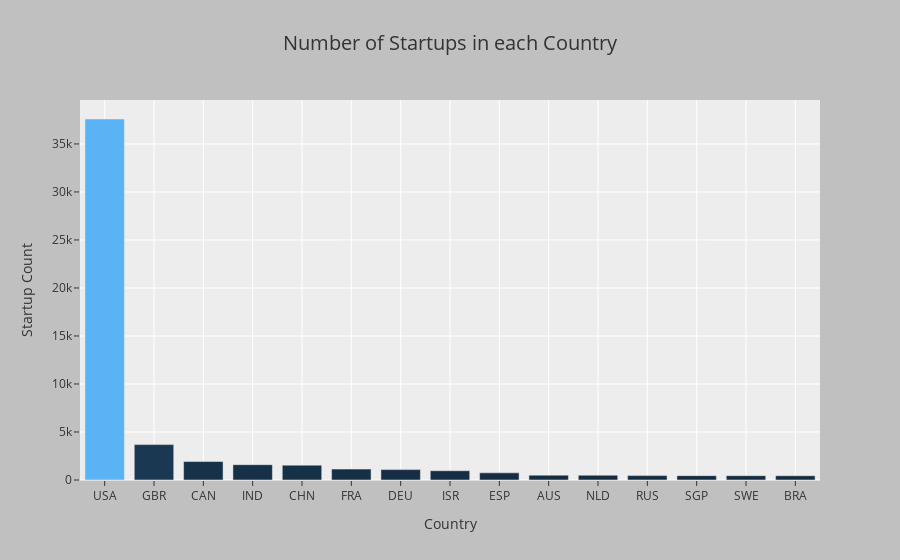

Here is the notebook cell this chart was saved with:
### Code cell
fig_country = go.Figure()


# Define a custom greens colorscale with shades of green
colorscale = [[i / 15, f'rgba(0, {int(176 - (i * (176 / 15)))}, 0, {0.5 + (i / 30)})'] for i in range(15)]

# Create the bar plot
fig_country = go.Figure(go.Bar(
    x=clean_startup_info['country_code'].value_counts().index[:15],
    y=clean_startup_info['country_code'].value_counts()[:15],
    hovertemplate='<br><b>Country</b>: %{x}'+'<br><i>Startup count</i>: %{y}',
    marker=dict(color=clean_startup_info['country_code'].value_counts()[:15], colorscale=colorscale)
))


fig_country.update_layout(title="Number of Startups in each Country",
                             xaxis_title="Country", yaxis_title="Startup Count",title_x=0.5, paper_bgcolor="silver",
                             title_font_size=20)
fig_country.show()

### Figure 1 — Plotly figure (JSON) as saved in the notebook; plotly's stock layout.template omitted (floating-point values rounded to 4 significant figures)
{"data": [{"hovertemplate": "<br><b>Country</b>: %{x}<br><i>Startup count</i>: %{y}", "marker": {"color": [37598, 3688, 1925, 1596, 1544, 1135, 1081, 965, 746, 503, 497, 458, 455, 452, 446], "colorscale": [[0, "rgba(0, 176, 0, 0.5)"], [0.06667, "rgba(0, 164, 0, 0.5333333333333333)"], [0.1333, "rgba(0, 152, 0, 0.5666666666666667)"], [0.2, "rgba(0, 140, 0, 0.6)"], [0.2667, "rgba(0, 129, 0, 0.6333333333333333)"], [0.3333, "rgba(0, 117, 0, 0.6666666666666666)"], [0.4, "rgba(0, 105, 0, 0.7)"], [0.4667, "rgba(0, 93, 0, 0.7333333333333334)"], [0.5333, "rgba(0, 82, 0, 0.7666666666666666)"], [0.6, "rgba(0, 70, 0, 0.8)"], [0.6667, "rgba(0, 58, 0, 0.8333333333333333)"], [0.7333, "rgba(0, 46, 0, 0.8666666666666667)"], [0.8, "rgba(0, 35, 0, 0.9)"], [0.8667, "rgba(0, 23, 0, 0.9333333333333333)"], [0.9333, "rgba(0, 11, 0, 0.9666666666666667)"]]}, "type": "bar", "x": ["USA", "GBR", "CAN", "IND", "CHN", "FRA", "DEU", "ISR", "ESP", "AUS", "NLD", "RUS", "SGP", "SWE", "BRA"], "y": [37598, 3688, 1925, 1596, 1544, 1135, 1081, 965, 746, 503, 497, 458, 455, 452, 446]}], "layout": {"paper_bgcolor": "silver", "title": {"font": {"size": 20}, "text": "Number of Startups in each Country", "x": 0.5}, "xaxis": {"title": {"text": "Country"}}, "yaxis": {"title": {"text": "Startup Count"}}}}
